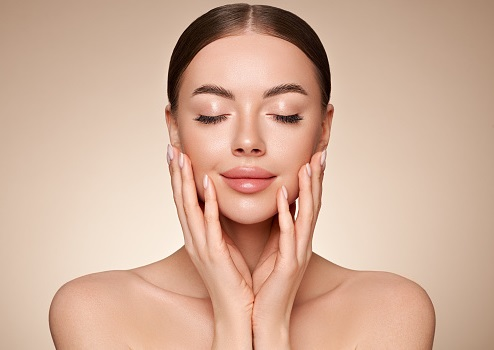
#> input picture Inteligencia Artificial/Semana 4/fotojoven.jpg, 494 x 350 px, given in place of the camera
$ python examenU1.py
#> lines starting #> are read from the running program, lines starting #| are printed output that depends on the picture; after the words box and inside, x2 and y2 are one past the last pixel; in counts of white or black regions, pixels touching at a corner belong together
import cv2
import numpy as np

cap = cv2.VideoCapture(1)

RColorBajo = np.array([4, 100, 20], np.uint8)
RColorAlto = np.array([7, 255, 255], np.uint8)

VColorBajo = np.array([40, 100, 20], np.uint8)
VColorAlto = np.array([70, 255, 255], np.uint8)

AColorBajo = np.array([100, 50, 50], np.uint8)
AColorAlto = np.array([130, 255, 255], np.uint8)


while True:
  ret,frame = cap.read()
#> frame is the input picture: shape (350, 494, 3); mean B, G, R 153.3, 174.3, 210.1
  if ret==True:
    frameHSV = cv2.cvtColor(frame,cv2.COLOR_BGR2HSV)
#> frameHSV: shape (350, 494, 3); mean H, S, V 11.6, 73.3, 210.1
    maskR = cv2.inRange(frameHSV,RColorBajo,RColorAlto)
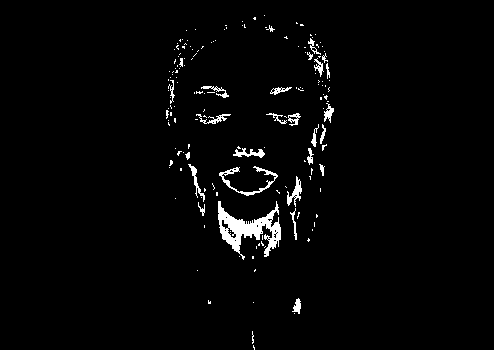
#> maskR: shape (350, 494); 2.3% white; 163 white regions (136 under 20 px)
    cv2.imshow("MAsk ROjo", maskR)

    maskV = cv2.inRange(frameHSV,VColorBajo,VColorAlto)
#> maskV: shape (350, 494); every value is 0
    cv2.imshow("MAsk Verde", maskV)

    maskA = cv2.inRange(frameHSV,AColorBajo,AColorAlto)
    cv2.imshow("MAsk Azul", maskA)

    #Proceso para detectar contorno
    Rcontornos,_ = cv2.findContours(maskR, cv2.RETR_EXTERNAL, cv2.CHAIN_APPROX_SIMPLE)
#> Rcontornos = 162 contours, 142 with area under 20; largest, box (x1, y1, x2, y2) and area: (218, 201, 281, 260) 1309, (219, 166, 278, 196) 216, (287, 176, 302, 207) 138, (233, 148, 265, 158) 108, (188, 164, 205, 202) 85
    Vcontornos,_ = cv2.findContours(maskV, cv2.RETR_EXTERNAL, cv2.CHAIN_APPROX_SIMPLE)
#> Vcontornos = []
    Acontornos,_ = cv2.findContours(maskA, cv2.RETR_EXTERNAL, cv2.CHAIN_APPROX_SIMPLE)
#> Acontornos = []

    #Proceso para dibujar contorno detectado con un ciclo
    for c in Rcontornos:
      area = cv2.contourArea(c)
      if area > 1000:
        nuevoContorno = cv2.convexHull(c) #esta funcion elimina picos
        cv2.drawContours(frame, [c], -1, (0,0,255), -1)
#> this loop made 162 passes
#> area on passes 6, 22, 24: 62, 34, 1309
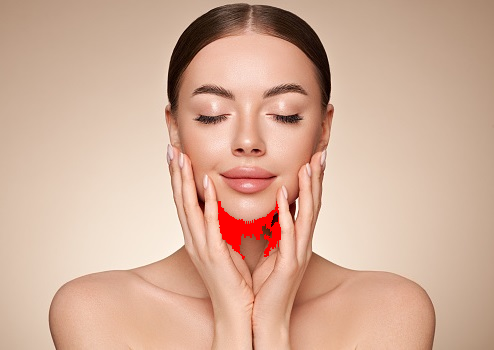
#> frame: shape (350, 494, 3); 0.87% of pixels changed, all inside (x1, y1, x2, y2) = (218, 201, 281, 260)

    for cv in Vcontornos:
      areav = cv2.contourArea(cv)
      if areav > 3000:
        nuevoContornoV = cv2.convexHull(cv) #esta funcion elimina picos
        cv2.drawContours(frame, [cv], -1, (0,255,0), -1)
#> this loop made 0 passes

    for ca in Vcontornos:
      areaa = cv2.contourArea(ca)
      if areaa > 3000:
        nuevoContornoA = cv2.convexHull(ca) #esta funcion elimina picos
        cv2.drawContours(frame, ca, -1, (255,0,0), -1)

    cv2.imshow('Video Detección',frame)
    if cv2.waitKey(1) & 0xFF == ord('s'):
#> (key Esc is pressed here)
      break

cap.release()
cv2.destroyAllWindows()

$ run again, on Inteligencia Artificial/Semana 4/fotomayor.jpeg
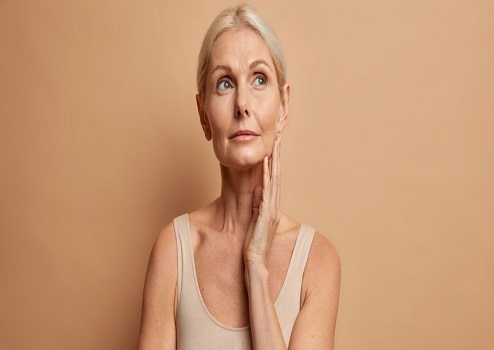
#> input picture Inteligencia Artificial/Semana 4/fotomayor.jpeg, 494 x 350 px, given in place of the camera
#> frame is the input picture: shape (350, 494, 3); mean B, G, R 115.9, 152.1, 200.4
#> frameHSV: shape (350, 494, 3); mean H, S, V 12.8, 109.8, 200.4
#> `maskR = cv2.inRange(frameHSV,RColorBajo,RColorAlto)`:
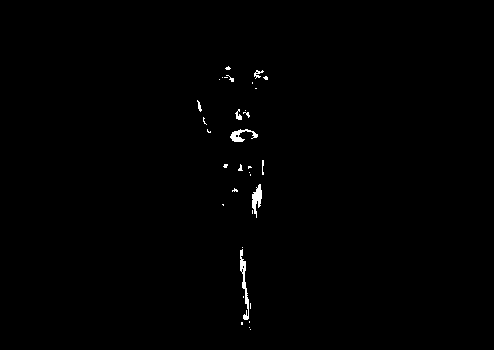
#> maskR: shape (350, 494); 0.51% white; 34 white regions (26 under 20 px)
#> maskV: shape (350, 494); every value is 0
#> Rcontornos = 34 contours, 29 with area under 20; largest, box (x1, y1, x2, y2) and area: (240, 249, 249, 320) 154, (252, 184, 262, 218) 140, (230, 129, 258, 142) 120, (235, 109, 242, 120) 24, (254, 70, 264, 79) 22
#> Vcontornos = []
#> the loop `for c in Rcontornos:` made 34 passes
#> area on passes 7, 12, 19, 24, 33: 154, 140.5, 119.5, 23.5, 22.5
